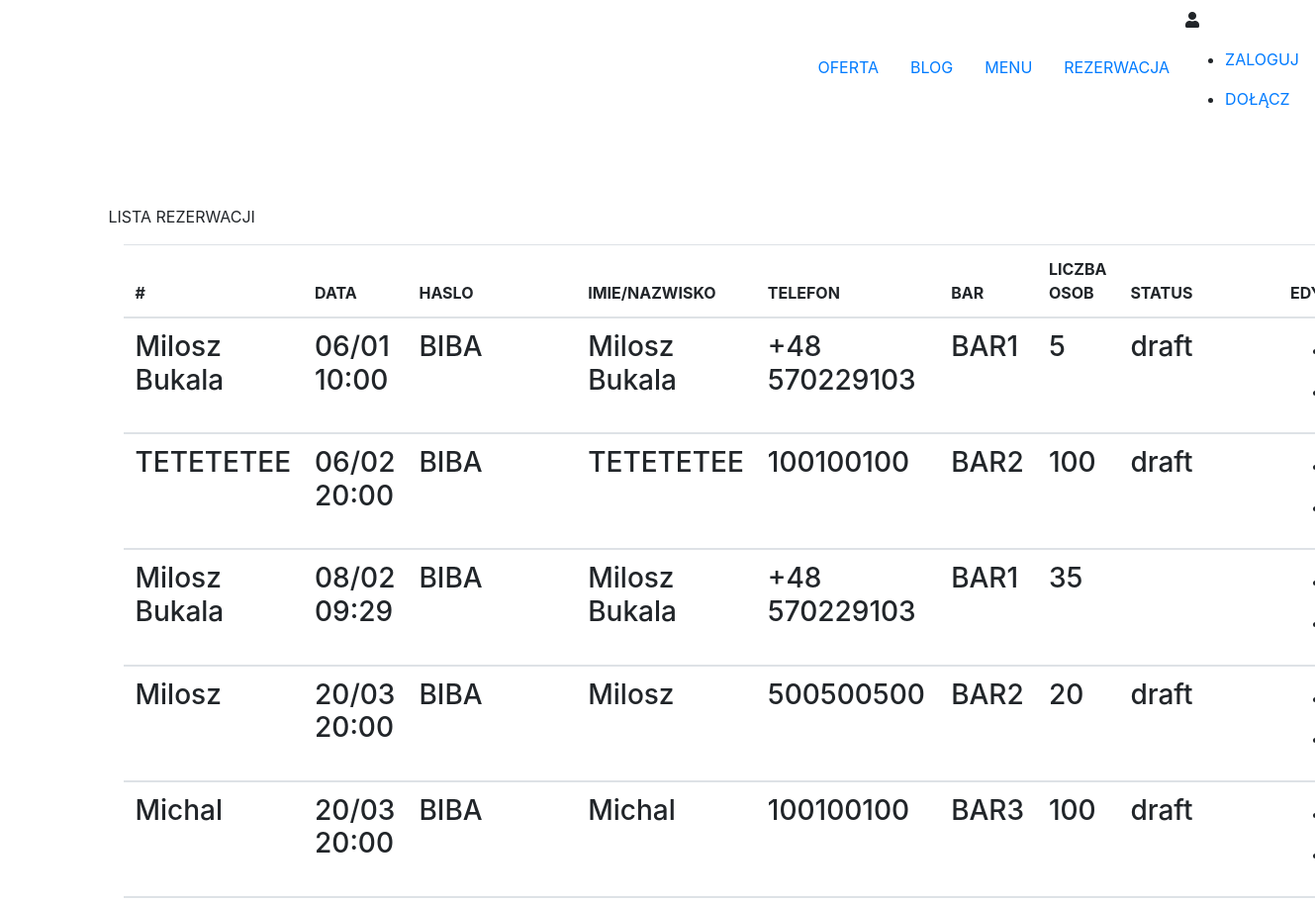
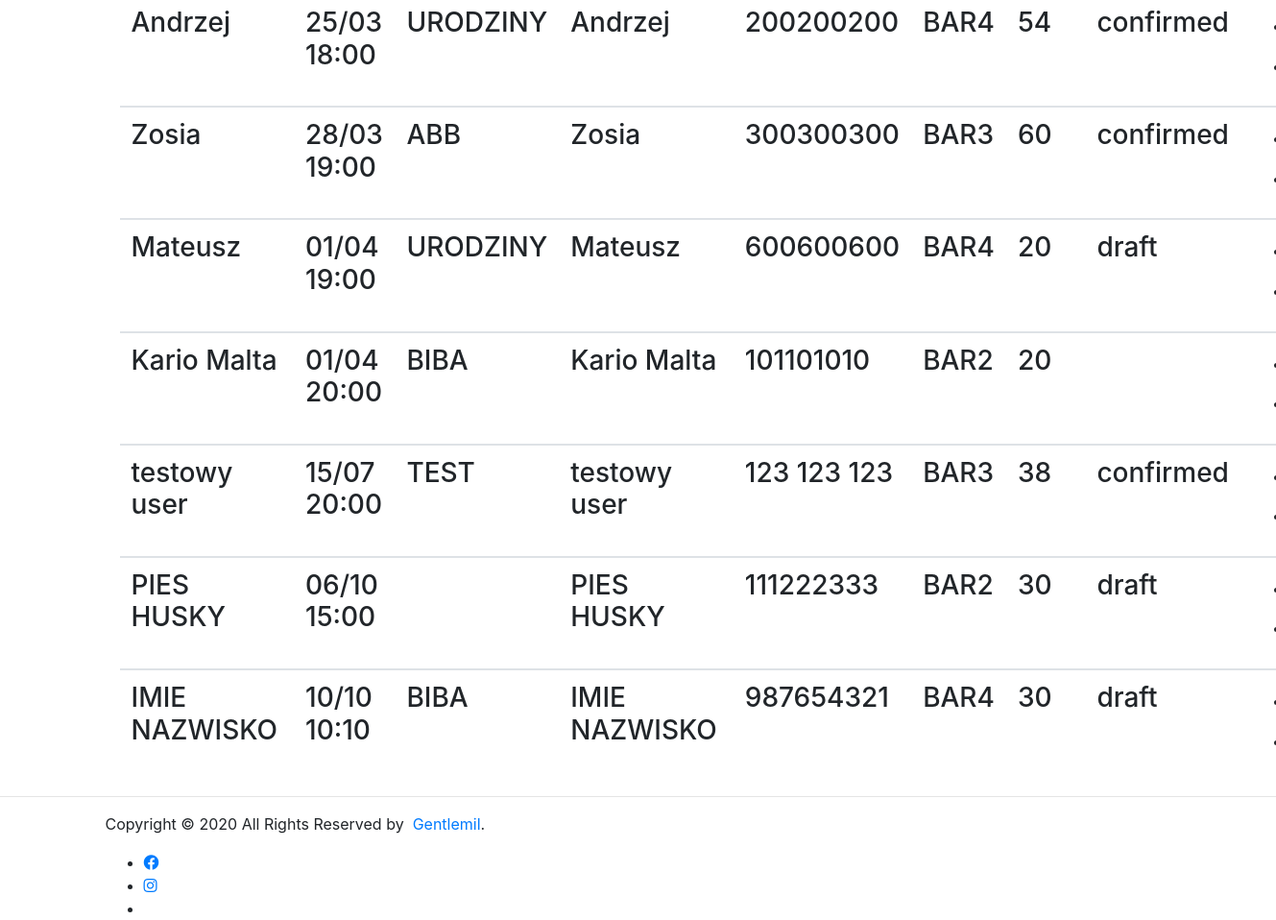
Page /reservation/list/ on the committed database (2 pictures, top to bottom).
### reservation/models.py (models this page shows, shortened)
class Reservation(models.Model):
    STATUS_CHOICES = (
            ('draft', 'WSTĘPNA'),
            ('confirmed', 'POTWIERDZONA'),
            ('rejected', 'ODRZUCONA')
        )
    title = models.CharField(
        max_length=50,
        )
    name = models.CharField(max_length=200)
    email = models.EmailField(
        max_length=200,
        )
    phone = models.CharField(max_length=20)
    term_of_reservation = models.DateTimeField(default=timezone.now)
    bar = models.ForeignKey(
        Bar,
        null=False, default='',
        verbose_name='BAR',
        on_delete=models.CASCADE)
    nr_of_people = models.PositiveIntegerField(default=2)
    catering = models.BooleanField(
        blank=False,
        null=False,
        default=False
    )
    faktura = models.BooleanField(
        blank=False,
        null=False,
        default=False
    )
    additional_information = models.TextField(max_length=500)
    created = models.DateTimeField(auto_now_add=timezone.now)
    status = models.CharField(
        max_length=10,
        choices=STATUS_CHOICES,
        default='draft',
    )
    class Meta:
        pass
    def __str__(self):
        return self.name

class Bar(models.Model):
    name = models.CharField(max_length=100)
    limit = models.PositiveIntegerField()
    def __str__(self):
        return self.name

### reservation/views.py (the view)
# urls.py: path('list/', views.reservation_list, name='reservation_list'),
def reservation_list(request):
    reservations = Reservation.objects.all().order_by('term_of_reservation')
    context = {
        'reservations': reservations
    }
    return render(request, 'reservation/list.html', context)

### reservation/templates/reservation/list.html (shortened to what this page needs)
{% extends "reservationbase.html"%}
{% block content %}
<div class="container">
    <div class="reservation-index">
        <div class="welcome">
            <p class="sub-header">LISTA REZERWACJI</p>
        </div>
        <div class="container">
            <table class="table table-hover">
                <thead>
                    <tr>
                        <th scope="col">#</th>
                        <th scope="col">DATA</th>
                        <th scope="col">HASLO</th>
                        <th scope="col">IMIE/NAZWISKO</th>
                        <th scope="col">TELEFON</th>
                        <th scope="col">BAR</th>
                        <th scope="col">LICZBA OSOB</th>
                        <th scope="col">STATUS</th>
                        <th scope="col">EDYCJA</th>
                    </tr>
                </thead>
                {% if reservations %}
                {% for r in reservations %}
                <tbody>
                    <th scope="row">
                        <h3 class='reservation-table'>{{r}}</h3>
                    </th>
                    <td>
                        <h3 class='reservation-table'>{{ r.term_of_reservation|date:"d/m H:i" }}</h3>
                    </td>
                    <td>
                        <h3 class='reservation-table'>{{ r.title }}</h3>
                    </td>
                    <td>
                        <h3 class='reservation-table'>{{ r.name }}</h3>
                    </td>
                    <td>
                        <h3 class='reservation-table'>{{ r.phone }}</h3>
                    </td>
                    <td>
                        <h3 class='reservation-table'>{{ r.bar }}</h3>
                    </td>
                    <td>
                        <h3 class='reservation-table'>{{ r.nr_of_people }}</h3>
                    </td>
                    <td>
                        <h3 class='reservation-table'>{{ r.status }}</h3>
                    </td>
                    <td>
                        <ul class="edition_list">
                        </ul>
                    </td>
                </tbody>
                {% endfor %}
                {% endif %}
            </table>
        </div>
    </div>
</div>
{% endblock %}

### rows in the picture
Reservation: name "Milosz Bukala", term_of_reservation "06/01 10:00", title "BIBA", phone "+48 570229103", bar "BAR1", nr_of_people "5", status "draft"
Reservation: name "TETETETEE", term_of_reservation "06/02 20:00", title "BIBA", phone "100100100", bar "BAR2", nr_of_people "100", status "draft"
Reservation: name "Milosz Bukala", term_of_reservation "08/02 09:29", title "BIBA", phone "+48 570229103", bar "BAR1", nr_of_people "35"
Reservation: name "Milosz", term_of_reservation "20/03 20:00", title "BIBA", phone "500500500", bar "BAR2", nr_of_people "20", status "draft"
Reservation: name "Michal", term_of_reservation "20/03 20:00", title "BIBA", phone "100100100", bar "BAR3", nr_of_people "100", status "draft"
Reservation: name "Andrzej", term_of_reservation "25/03 18:00", title "URODZINY", phone "200200200", bar "BAR4", nr_of_people "54", status "confirmed"
Reservation: name "Zosia", term_of_reservation "28/03 19:00", title "ABB", phone "300300300", bar "BAR3", nr_of_people "60", status "confirmed"
Reservation: name "Mateusz", term_of_reservation "01/04 19:00", title "URODZINY", phone "600600600", bar "BAR4", nr_of_people "20", status "draft"
Reservation: name "Kario Malta", term_of_reservation "01/04 20:00", title "BIBA", phone "101101010", bar "BAR2", nr_of_people "20"
Reservation: name "testowy user", term_of_reservation "15/07 20:00", title "TEST", phone "123 123 123", bar "BAR3", nr_of_people "38", status "confirmed"
Reservation: name "PIES HUSKY", term_of_reservation "06/10 15:00", phone "111222333", bar "BAR2", nr_of_people "30", status "draft"
Reservation: name "IMIE NAZWISKO", term_of_reservation "10/10 10:10", title "BIBA", phone "987654321", bar "BAR4", nr_of_people "30", status "draft"
